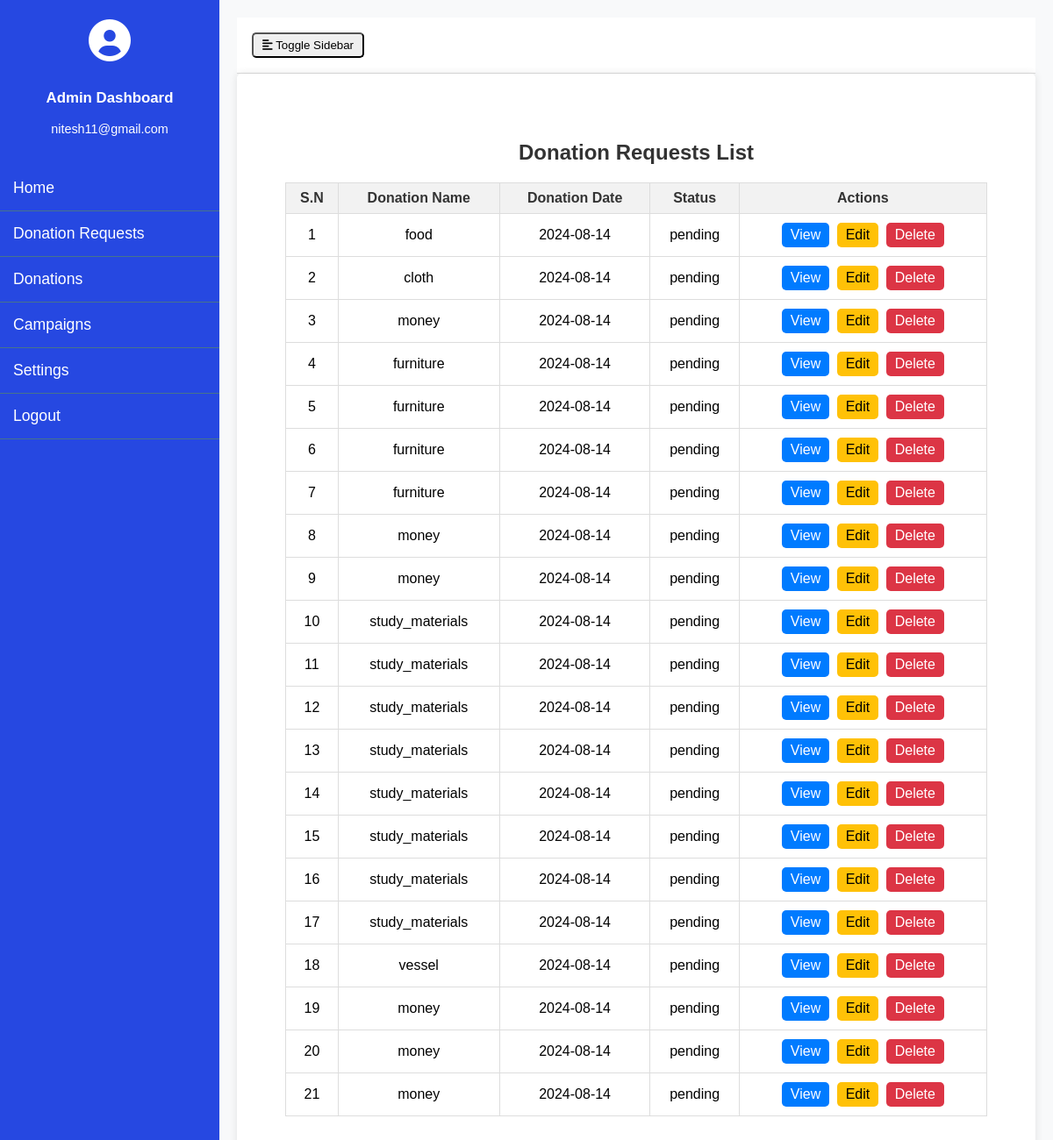
/pending_donations (signed in), run on an earlier commit of the app's database.
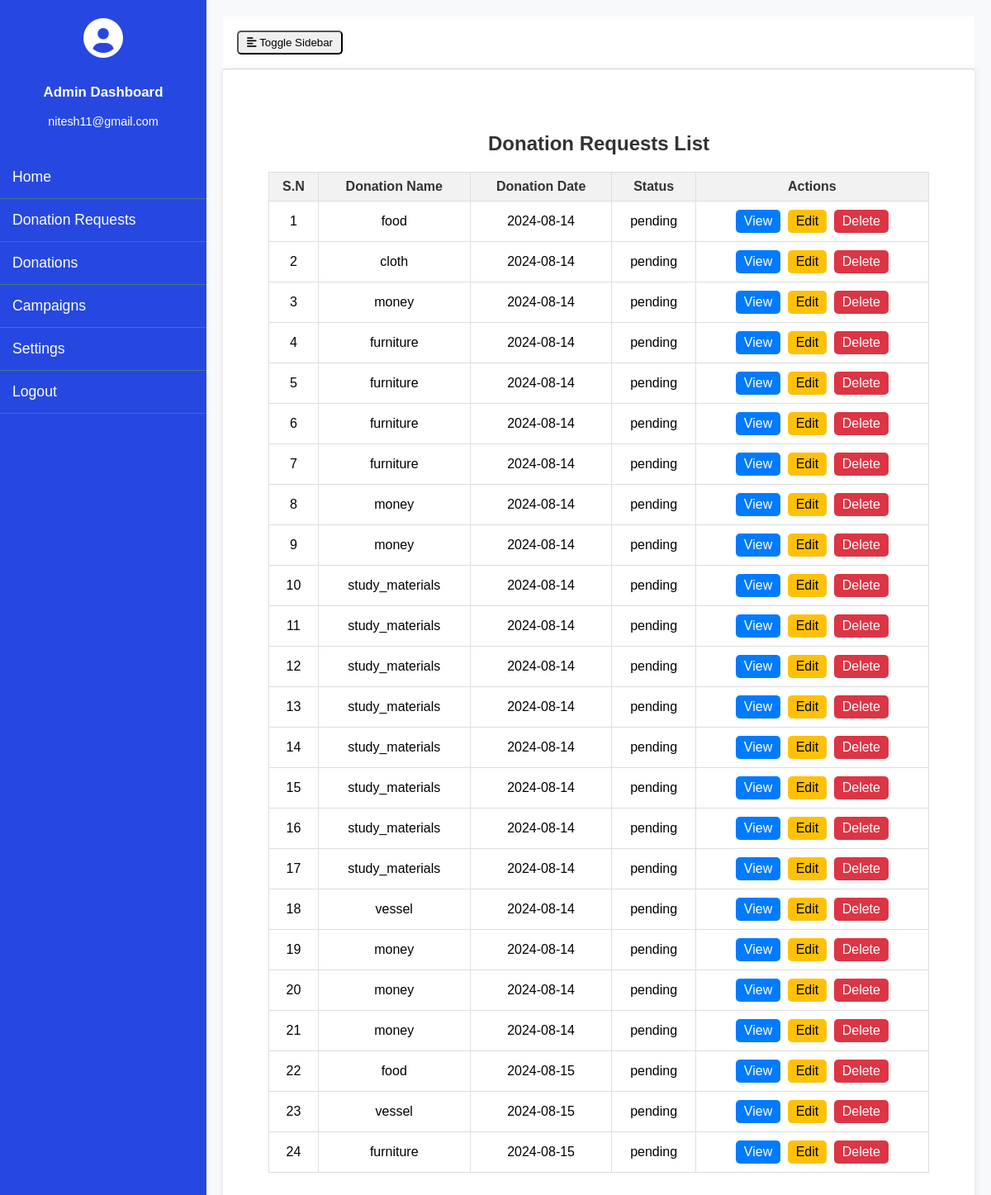
And on a later commit of the database.
### donor_management/models.py (models this page shows, shortened)
class Donation(models.Model):
    STATUS_CHOICES = [
        ('success', 'Success'),
        ('pending', 'Pending'),
        ('failed', 'Failed')
    ]
    donor = models.ForeignKey(Donor, on_delete=models.CASCADE)
    donation_name = models.CharField(max_length=300, null=True)
    donation_pic = models.FileField(null=True)
    collection_loc = models.CharField(max_length=300, null=True)
    description = models.CharField(max_length=500, null=True)
    status = models.CharField(max_length=20, choices=STATUS_CHOICES, default='pending')
    admin_remarks = models.CharField(max_length=500, null=True)
    volunteer = models.ForeignKey(Volunteer, on_delete=models.CASCADE, null=True)
    volunteer_remarks = models.CharField(max_length=500, null=True)
    donation_area = models.ForeignKey(DonationArea, on_delete=models.CASCADE, null=True)
    donation_date = models.DateTimeField(auto_now_add=True)
    created_at = models.DateTimeField(auto_now_add=True)
    updated_at = models.DateTimeField(auto_now=True)

### Charity_Project/views.py (the view)
# urls.py: path('pending_donations', pending_donations, name='pending_donations'),
def pending_donations(request):
    if not request.user.is_authenticated:
        return redirect('admin_login')
    donations = Donation.objects.filter(status='pending')
    return render(request, 'pending_donation.html', {'donations':donations})

### Charity_Project/templates/pending_donation.html (shortened to what this page needs)
{% extends 'admin_base.html' %}
{% block content %}
<div class="donation-history-container">
    <h1>Donation Requests List</h1>
    <table class="donation-history-table" id="example">
        <thead>
            <tr>
                <th>S.N</th>
                <th>Donation Name</th>
                <th>Donation Date</th>
                <th>Status</th>
                <th>Actions</th>
            </tr>
        </thead>
        <tbody>
            {% for donation in donations %}
            <tr>
                <td>{{ forloop.counter }}</td>
                <td>{{ donation.donation_name }}</td>
                <td>{{ donation.created_at|date:"Y-m-d" }}</td>
                <td>{{ donation.status }}</td>
                <td>
                    <a href="" class="btn btn-primary">View</a>
                    <a href="" class="btn btn-warning">Edit</a>
                    <a href="" class="btn btn-danger" onclick="return confirm('Are you sure you want to delete this donation?');">Delete</a>
                </td>
            </tr>
            {% endfor %}
        </tbody>
    </table>
</div>
{% endblock %}

What changed in the data, as far as the page shows it:
added Donation: donation_name "food", created_at "2024-08-15", status "pending"
added Donation: donation_name "vessel", created_at "2024-08-15", status "pending"
added Donation: donation_name "furniture", created_at "2024-08-15", status "pending"
